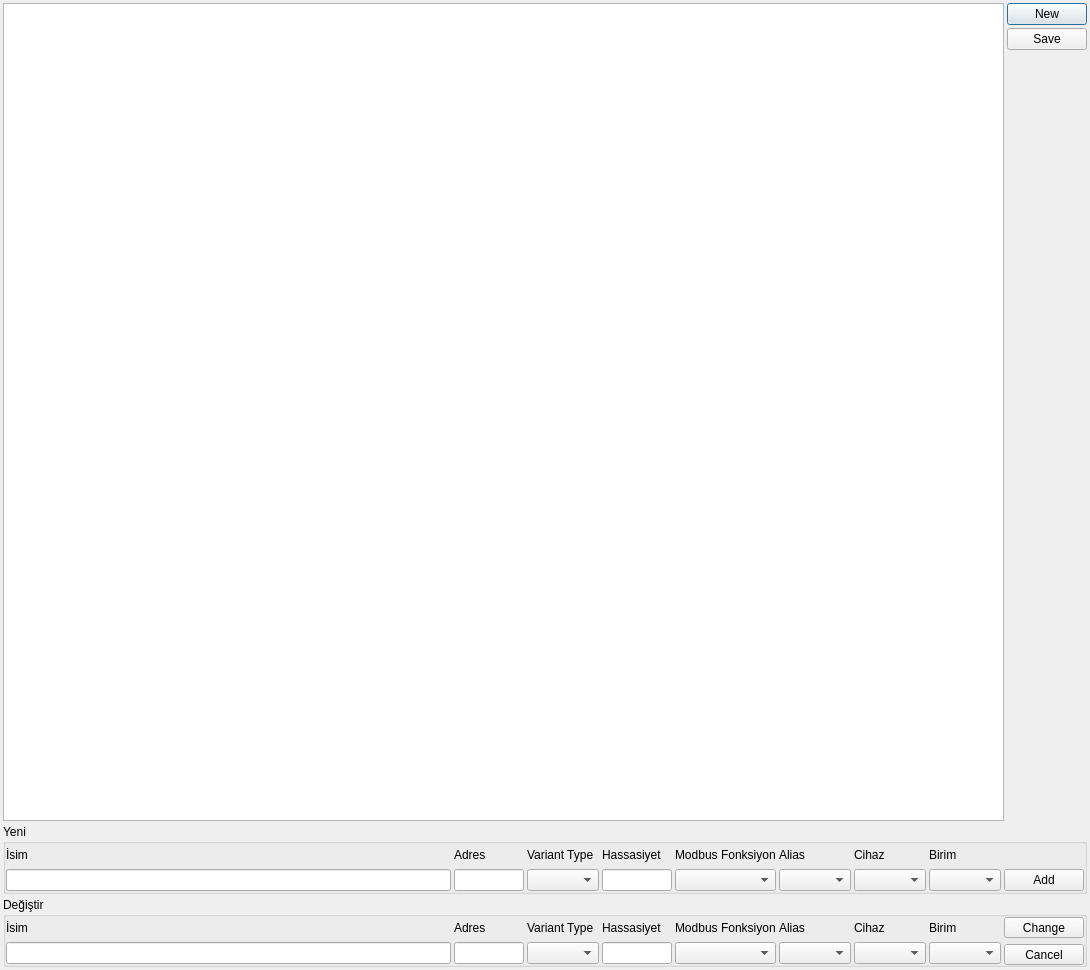
<?xml version="1.0" encoding="UTF-8"?>
<ui version="4.0">
 <class>DlgAddress</class>
 <widget class="QDialog" name="DlgAddress">
  <property name="geometry">
   <rect>
    <x>0</x>
    <y>0</y>
    <width>1090</width>
    <height>970</height>
   </rect>
  </property>
  <property name="windowTitle">
   <string>Registers</string>
  </property>
  <layout class="QVBoxLayout" name="verticalLayout_2">
   <property name="spacing">
    <number>3</number>
   </property>
   <property name="leftMargin">
    <number>3</number>
   </property>
   <property name="topMargin">
    <number>3</number>
   </property>
   <property name="rightMargin">
    <number>3</number>
   </property>
   <property name="bottomMargin">
    <number>3</number>
   </property>
   <item>
    <layout class="QHBoxLayout" name="horizontalLayout">
     <item>
      <widget class="QTableView" name="tableView">
       <property name="styleSheet">
        <string notr="true">QHeaderView::section {    
	background-color: rgb(227, 227, 227);

    padding-left: 4px;
    border: 1px solid lightgrey;
	
	font: 10pt &quot;MS Shell Dlg 2&quot;;
}</string>
       </property>
      </widget>
     </item>
     <item>
      <layout class="QVBoxLayout" name="verticalLayout">
       <item>
        <widget class="QPushButton" name="btn_newRecord">
         <property name="text">
          <string>New</string>
         </property>
        </widget>
       </item>
       <item>
        <widget class="QPushButton" name="btnSave">
         <property name="minimumSize">
          <size>
           <width>21</width>
           <height>21</height>
          </size>
         </property>
         <property name="text">
          <string>Save</string>
         </property>
        </widget>
       </item>
       <item>
        <spacer name="verticalSpacer">
         <property name="orientation">
          <enum>Qt::Vertical</enum>
         </property>
         <property name="sizeHint" stdset="0">
          <size>
           <width>20</width>
           <height>40</height>
          </size>
         </property>
        </spacer>
       </item>
      </layout>
     </item>
    </layout>
   </item>
   <item>
    <widget class="QGroupBox" name="grp_new">
     <property name="minimumSize">
      <size>
       <width>0</width>
       <height>70</height>
      </size>
     </property>
     <property name="maximumSize">
      <size>
       <width>16777215</width>
       <height>70</height>
      </size>
     </property>
     <property name="title">
      <string>Yeni</string>
     </property>
     <layout class="QHBoxLayout" name="horizontalLayout_2">
      <property name="spacing">
       <number>3</number>
      </property>
      <property name="leftMargin">
       <number>0</number>
      </property>
      <property name="topMargin">
       <number>0</number>
      </property>
      <property name="rightMargin">
       <number>0</number>
      </property>
      <property name="bottomMargin">
       <number>0</number>
      </property>
      <item>
       <layout class="QVBoxLayout" name="verticalLayout_3">
        <item>
         <widget class="QLabel" name="label_3">
          <property name="minimumSize">
           <size>
            <width>200</width>
            <height>0</height>
           </size>
          </property>
          <property name="text">
           <string>İsim</string>
          </property>
         </widget>
        </item>
        <item>
         <widget class="QLineEdit" name="edtAddName">
          <property name="minimumSize">
           <size>
            <width>200</width>
            <height>21</height>
           </size>
          </property>
         </widget>
        </item>
       </layout>
      </item>
      <item>
       <layout class="QVBoxLayout" name="verticalLayout_4">
        <item>
         <widget class="QLabel" name="label_4">
          <property name="maximumSize">
           <size>
            <width>70</width>
            <height>16777215</height>
           </size>
          </property>
          <property name="text">
           <string>Adres</string>
          </property>
         </widget>
        </item>
        <item>
         <widget class="QLineEdit" name="edtAddAddress">
          <property name="minimumSize">
           <size>
            <width>0</width>
            <height>21</height>
           </size>
          </property>
          <property name="maximumSize">
           <size>
            <width>70</width>
            <height>16777215</height>
           </size>
          </property>
          <property name="maxLength">
           <number>10</number>
          </property>
          <property name="alignment">
           <set>Qt::AlignRight|Qt::AlignTrailing|Qt::AlignVCenter</set>
          </property>
          <property name="clearButtonEnabled">
           <bool>false</bool>
          </property>
         </widget>
        </item>
       </layout>
      </item>
      <item>
       <layout class="QVBoxLayout" name="verticalLayout_9">
        <item>
         <widget class="QLabel" name="label_17">
          <property name="text">
           <string>Variant Type</string>
          </property>
         </widget>
        </item>
        <item>
         <widget class="QComboBox" name="cmbAddVariantType"/>
        </item>
       </layout>
      </item>
      <item>
       <layout class="QVBoxLayout" name="verticalLayout_12">
        <item>
         <widget class="QLabel" name="label_9">
          <property name="maximumSize">
           <size>
            <width>70</width>
            <height>16777215</height>
           </size>
          </property>
          <property name="text">
           <string>Hassasiyet</string>
          </property>
         </widget>
        </item>
        <item>
         <widget class="QLineEdit" name="edtAddPrecision">
          <property name="minimumSize">
           <size>
            <width>0</width>
            <height>21</height>
           </size>
          </property>
          <property name="maximumSize">
           <size>
            <width>70</width>
            <height>16777215</height>
           </size>
          </property>
         </widget>
        </item>
       </layout>
      </item>
      <item>
       <layout class="QVBoxLayout" name="verticalLayout_5">
        <item>
         <widget class="QLabel" name="label_6">
          <property name="text">
           <string>Modbus Fonksiyon</string>
          </property>
         </widget>
        </item>
        <item>
         <widget class="QComboBox" name="cmbAddModbusFunc"/>
        </item>
       </layout>
      </item>
      <item>
       <layout class="QVBoxLayout" name="verticalLayout_10">
        <item>
         <widget class="QLabel" name="label_7">
          <property name="text">
           <string>Alias</string>
          </property>
         </widget>
        </item>
        <item>
         <widget class="QComboBox" name="cmbAddAlias"/>
        </item>
       </layout>
      </item>
      <item>
       <layout class="QVBoxLayout" name="verticalLayout_11">
        <item>
         <widget class="QLabel" name="label_8">
          <property name="maximumSize">
           <size>
            <width>70</width>
            <height>16777215</height>
           </size>
          </property>
          <property name="text">
           <string>Cihaz</string>
          </property>
         </widget>
        </item>
        <item>
         <widget class="QComboBox" name="cmbAddDevice"/>
        </item>
       </layout>
      </item>
      <item>
       <layout class="QVBoxLayout" name="verticalLayout_13">
        <item>
         <widget class="QLabel" name="label_10">
          <property name="maximumSize">
           <size>
            <width>50</width>
            <height>16777215</height>
           </size>
          </property>
          <property name="text">
           <string>Birim</string>
          </property>
         </widget>
        </item>
        <item>
         <widget class="QComboBox" name="cmbAddUnit"/>
        </item>
       </layout>
      </item>
      <item alignment="Qt::AlignBottom">
       <widget class="QPushButton" name="btnAdd">
        <property name="text">
         <string>Add</string>
        </property>
       </widget>
      </item>
     </layout>
    </widget>
   </item>
   <item>
    <widget class="QGroupBox" name="grp_edit">
     <property name="minimumSize">
      <size>
       <width>0</width>
       <height>70</height>
      </size>
     </property>
     <property name="maximumSize">
      <size>
       <width>16777215</width>
       <height>70</height>
      </size>
     </property>
     <property name="title">
      <string>Değiştir</string>
     </property>
     <layout class="QHBoxLayout" name="horizontalLayout_3">
      <property name="spacing">
       <number>3</number>
      </property>
      <property name="leftMargin">
       <number>0</number>
      </property>
      <property name="topMargin">
       <number>0</number>
      </property>
      <property name="rightMargin">
       <number>0</number>
      </property>
      <property name="bottomMargin">
       <number>0</number>
      </property>
      <item>
       <layout class="QVBoxLayout" name="verticalLayout_8">
        <item>
         <widget class="QLabel" name="label_5">
          <property name="minimumSize">
           <size>
            <width>200</width>
            <height>0</height>
           </size>
          </property>
          <property name="text">
           <string>İsim</string>
          </property>
         </widget>
        </item>
        <item>
         <widget class="QLineEdit" name="edtEditName">
          <property name="minimumSize">
           <size>
            <width>200</width>
            <height>21</height>
           </size>
          </property>
         </widget>
        </item>
       </layout>
      </item>
      <item>
       <layout class="QVBoxLayout" name="verticalLayout_14">
        <item>
         <widget class="QLabel" name="label_11">
          <property name="maximumSize">
           <size>
            <width>70</width>
            <height>16777215</height>
           </size>
          </property>
          <property name="text">
           <string>Adres</string>
          </property>
         </widget>
        </item>
        <item>
         <widget class="QLineEdit" name="edtEditAddress">
          <property name="minimumSize">
           <size>
            <width>0</width>
            <height>21</height>
           </size>
          </property>
          <property name="maximumSize">
           <size>
            <width>70</width>
            <height>16777215</height>
           </size>
          </property>
          <property name="maxLength">
           <number>10</number>
          </property>
          <property name="alignment">
           <set>Qt::AlignRight|Qt::AlignTrailing|Qt::AlignVCenter</set>
          </property>
         </widget>
        </item>
       </layout>
      </item>
      <item>
       <layout class="QVBoxLayout" name="verticalLayout_20">
        <item>
         <widget class="QLabel" name="label_18">
          <property name="text">
           <string>Variant Type</string>
          </property>
         </widget>
        </item>
        <item>
         <widget class="QComboBox" name="cmbEditVariantType"/>
        </item>
       </layout>
      </item>
      <item>
       <layout class="QVBoxLayout" name="verticalLayout_18">
        <item>
         <widget class="QLabel" name="label_15">
          <property name="maximumSize">
           <size>
            <width>70</width>
            <height>16777215</height>
           </size>
          </property>
          <property name="text">
           <string>Hassasiyet</string>
          </property>
         </widget>
        </item>
        <item>
         <widget class="QLineEdit" name="edtEditPrecision">
          <property name="minimumSize">
           <size>
            <width>0</width>
            <height>21</height>
           </size>
          </property>
          <property name="maximumSize">
           <size>
            <width>70</width>
            <height>16777215</height>
           </size>
          </property>
         </widget>
        </item>
       </layout>
      </item>
      <item>
       <layout class="QVBoxLayout" name="verticalLayout_15">
        <item>
         <widget class="QLabel" name="label_12">
          <property name="text">
           <string>Modbus Fonksiyon</string>
          </property>
         </widget>
        </item>
        <item>
         <widget class="QComboBox" name="cmbEditModbusFunc"/>
        </item>
       </layout>
      </item>
      <item>
       <layout class="QVBoxLayout" name="verticalLayout_16">
        <item>
         <widget class="QLabel" name="label_13">
          <property name="text">
           <string>Alias</string>
          </property>
         </widget>
        </item>
        <item>
         <widget class="QComboBox" name="cmbEditAlias"/>
        </item>
       </layout>
      </item>
      <item>
       <layout class="QVBoxLayout" name="verticalLayout_17">
        <item>
         <widget class="QLabel" name="label_14">
          <property name="maximumSize">
           <size>
            <width>70</width>
            <height>16777215</height>
           </size>
          </property>
          <property name="text">
           <string>Cihaz</string>
          </property>
         </widget>
        </item>
        <item>
         <widget class="QComboBox" name="cmbEditDevice"/>
        </item>
       </layout>
      </item>
      <item>
       <layout class="QVBoxLayout" name="verticalLayout_19">
        <item>
         <widget class="QLabel" name="label_16">
          <property name="maximumSize">
           <size>
            <width>50</width>
            <height>16777215</height>
           </size>
          </property>
          <property name="text">
           <string>Birim</string>
          </property>
         </widget>
        </item>
        <item>
         <widget class="QComboBox" name="cmbEditUnit"/>
        </item>
       </layout>
      </item>
      <item>
       <layout class="QVBoxLayout" name="verticalLayout_7">
        <property name="spacing">
         <number>6</number>
        </property>
        <item>
         <widget class="QPushButton" name="btnChange">
          <property name="minimumSize">
           <size>
            <width>21</width>
            <height>21</height>
           </size>
          </property>
          <property name="text">
           <string>Change</string>
          </property>
         </widget>
        </item>
        <item>
         <widget class="QPushButton" name="btnCancel">
          <property name="minimumSize">
           <size>
            <width>21</width>
            <height>21</height>
           </size>
          </property>
          <property name="text">
           <string>Cancel</string>
          </property>
         </widget>
        </item>
       </layout>
      </item>
     </layout>
    </widget>
   </item>
  </layout>
 </widget>
 <resources/>
 <connections/>
</ui>
